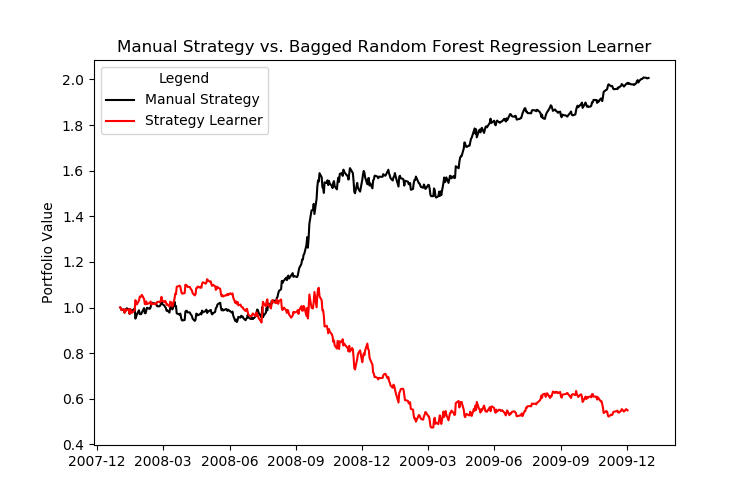

This figure's Python source:
"""MC2-P1: Market simulator.

Copyright 2018, Georgia Institute of Technology (Georgia Tech)
Atlanta, Georgia 30332
All Rights Reserved

Template code for CS 4646/7646

Georgia Tech asserts copyright ownership of this template and all derivative
works, including solutions to the projects assigned in this course. Students
and other users of this template code are advised not to share it with others
or to make it available on publicly viewable websites including repositories
such as github and gitlab.  This copyright statement should not be removed
or edited.

We do grant permission to share solutions privately with non-students such
as potential employers. However, sharing with other current or future
students of CS 7646 is prohibited and subject to being investigated as a
GT honor code violation.

-----do not edit anything above this line---

Student Name: Patrick Baginski (replace with your name)
GT User ID: omitted
GT ID: omitted (replace with your GT ID)
"""

import matplotlib.pyplot as plt
import datetime as dt
import ManualStrategy
import StrategyLearner
import marketsimcode as ms
import random
import numpy as np
import pandas as pd


def author():
    return 'omitted'


if __name__ == '__main__':
    random.seed(230)
    np.random.seed(230)
    startdt = dt.datetime(2008, 1, 1)
    enddt = dt.datetime(2009, 12, 31)
    syms = 'JPM'

    mst = ManualStrategy.ManualStrategy()
    learner = StrategyLearner.StrategyLearner()

    learner.addEvidence(syms, startdt, enddt, sv=100000)
    trading_sl = learner.testPolicy(syms, startdt, enddt, sv=100000)
    orders_sl = ms.shape_df_trades(trading_sl)
    sl_val = ms.compute_portvals(orders_sl, start_val=100000, commission=0.00, impact=0.000)
    cr_sl, sddr_sl, adr_sl = ms.assess_portfolio_mini(sl_val)

    trading_mst = mst.testPolicy(syms, sd=startdt, ed=enddt, sv=100000)
    orders_mst = ms.shape_df_trades(trading_mst)
    mst_val = ms.compute_portvals(orders_mst, start_val=100000, commission=0.00, impact=0.000)
    cr_mst, sddr_mst, adr_mst = ms.assess_portfolio_mini(mst_val)

    mst_norm = ms.get_norm_data(mst_val)
    sl_norm = ms.get_norm_data(sl_val)

    fig, ax1 = plt.subplots(figsize=(7.5, 5))
    ax1.plot(mst_norm, label='Manual Strategy', color='k')
    ax1.plot(sl_norm, label='Strategy Learner', color='r')
    ax1.set_ylabel('Portfolio Value')
    plt.legend(title='Legend')
    plt.title('Manual Strategy vs. Bagged Random Forest Regression Learner')
    fig.savefig('experiment1')

    performance_table = pd.DataFrame(data=[int(mst_val.iloc[-1]), int(sl_val.iloc[-1])],
                                     index=['Manual Strategy', 'Strategy Learner'],
                                     columns=['Portfolio Value'])
    performance_table['Cumulative Return'] = [cr_mst, cr_sl]
    performance_table['Volatility'] = [sddr_mst, sddr_sl]
    performance_table['Avg. Daily Return'] = [adr_mst, adr_sl]

    performance_table.to_csv('experiment1_tbl.csv')
